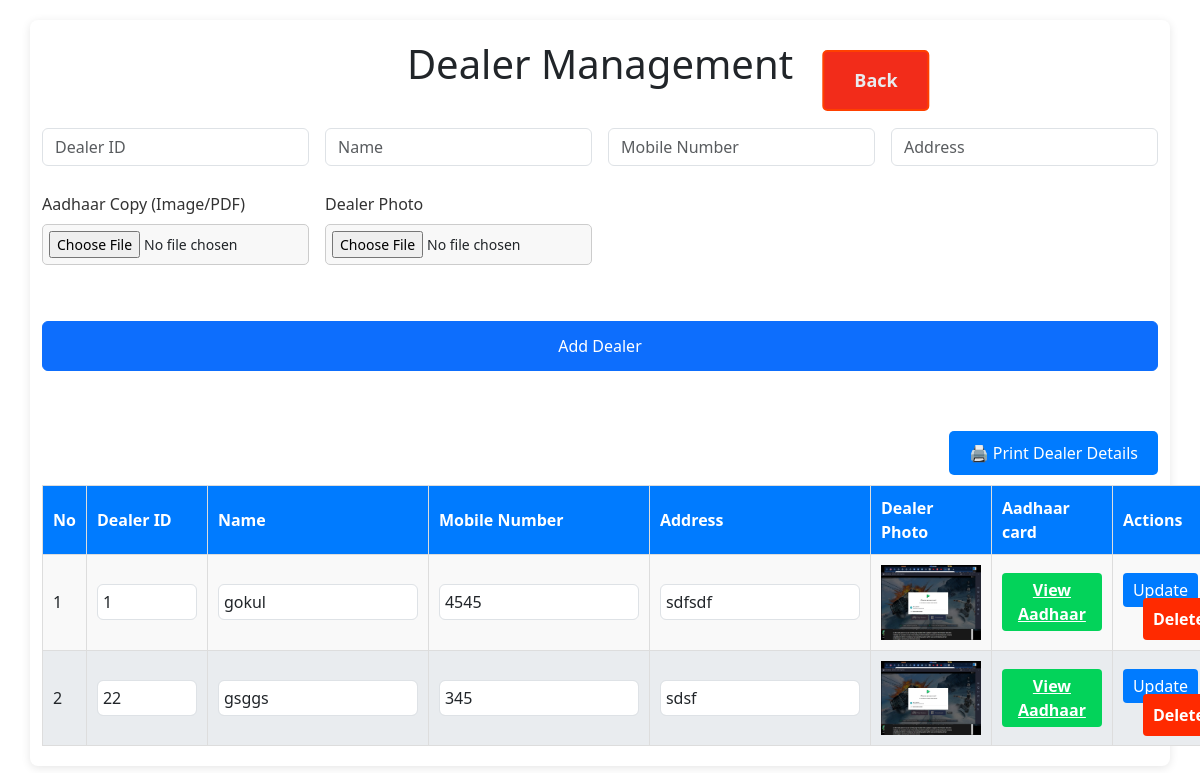
The page /dealer_details on the database its author committed.
### app.py (models this page shows)
class Dealer_details(db.Model):
    id = db.Column(db.Integer, primary_key=True)
    dealer_id = db.Column(db.String(100), nullable=False, unique=True)
    name = db.Column(db.String(100), nullable=False)
    mobile = db.Column(db.String(15), nullable=False)
    address = db.Column(db.String(400), nullable=True)
    aadhaar_file = db.Column(db.String(400))  # Path to Aadhaar copy
    photo_file = db.Column(db.String(400))

### app.py (the view)
@app.route('/dealer_details')
def dealer_details():
    dealers = Dealer_details.query.order_by(Dealer_details.name.asc()).all()
    return render_template('dealer_details.html', dealers=dealers)

### templates/dealer_details.html (shortened to what this page needs)
<!DOCTYPE html>
<html lang="en">
<head>
    <link rel="stylesheet" href="/static/styles.css">
    <link rel="stylesheet" href="https://cdn.jsdelivr.net/npm/bootstrap@5.3.0/dist/css/bootstrap.min.css">
</head>
<body>
    <div class="container history_container dealer_details_data">
        <h1>Dealer Management</h1>
        <a href="/" class="back">Back</a>
        <form action="/add_dealer_details"  enctype="multipart/form-data" method="POST" class="row g-3 mt-4" class="dealer_details_form hide-on-print">
            <div class="col-md-3">
                <input type="text" name="dealer_id" placeholder="Dealer ID" class="form-control" required>
            </div>
            <div class="col-md-3">
                <input type="text" name="name" placeholder="Name" class="form-control" required>
            </div>
            <div class="col-md-3">
                <input type="text" name="mobile" placeholder="Mobile Number" class="form-control" required>
            </div>
            <div class="col-md-3">
                <input type="text" name="address" placeholder="Address" class="form-control" required>
            </div>
            <div class="col-md-3 choose-btn">
                <label class="hide-on-print">Aadhaar Copy (Image/PDF)</label>
                <input class="hide-on-print" type="file" name="aadhaar_file" accept="image/*,.pdf" required>
            </div>
            <div class="col-md-3 choose-btn">
                <label class="hide-on-print">Dealer Photo</label>
                <input class="hide-on-print"type="file" name="photo_file" accept="image/*" required>
            </div>
            <div class="col-md-12">
                <button type="submit" class="btn btn-primary w-100 add-dealer-btn">Add Dealer</button>
            </div>
        </form>
        <div style="text-align: right; margin-bottom: 10px;" class="hide-on-print">
            <button class="print_btn" onclick="window.print()" style="margin-top: 10px;">
                🖨️ Print Dealer Details
            </button>
        </div>
        <table class="history_data">
            <thead>
                <tr>
                    <th>No</th>
                    <th>Dealer ID</th>
                    <th>Name</th>
                    <th>Mobile Number</th>
                    <th>Address</th>
                    <th class="hide-on-print">Dealer Photo</th>
                    <th class="hide-on-print">Aadhaar card</th>
                    <th class="hide-on-print">Actions</th>
                </tr>
            </thead>
            <tbody>
            {% for dealer in dealers %}
                <tr>
                    <form action="/edit_dealer_details/{{ dealer.id }}" method="POST">
                        <td>{{ loop.index }}</td>
                        <td><input type="text" name="dealer_id" value="{{ dealer.dealer_id }}" class="form-control dealer-id" required></td>
                        <td><input type="text" name="name" value="{{ dealer.name }}" class="form-control" required></td>
                        <td><input type="text" name="mobile" value="{{ dealer.mobile }}" class="form-control" required></td>
                        <td><input type="text" name="address" value="{{ dealer.address }}" class="form-control" required></td>
                        <td class="hide-on-print">
                            {% if dealer.photo_file %}
                                <img src="{{ url_for('static', filename='uploads/' ~ dealer.photo_file) }}" width="100">
                            {% endif %}
                        </td>
                        <td class="hide-on-print aadhaar-btn">
                            {% if dealer.aadhaar_file %}
                                <a href="{{ url_for('static', filename='uploads/' ~ dealer.aadhaar_file) }}" target="_blank">View Aadhaar</a>
                            {% endif %}
                        </td>
                        <td class="hide-on-print">
                            <button type="submit" class="edit">Update</button>
                            <a href="/delete_dealer_details/{{ dealer.id }}" class="delete"  onclick="return confirm('Are you sure you want to delete this dealer?');">Delete</a>
                        </td>
                    </form>
                </tr>
            {% endfor %}
            </tbody>
        </table>
    </div>
</body>
</html>

### static/styles.css (style rules this page uses)
body { font-family: Arial, sans-serif; background-color: #f4f4f9; margin: 0; padding: 0; }
.container { max-width: 800px; margin: 20px auto; background: #fff; padding: 20px; border-radius: 8px; box-shadow: 0 2px 10px rgba(0, 0, 0, 0.1); }
.history_container { max-width: 1000px; }
h1, h2 { color: #333; text-align: center; }
.btn { background-color: #03d35a; color: #fff; border: none; padding: 10px; border-radius: 4px; cursor: pointer; font-size: medium; height: 50px; }
table { width: 100%; border-collapse: collapse; margin-top: 10px; }
table th, table td { padding: 10px; border: 1px solid #ddd; text-align: left; }
table th { background-color: #007bff; color: white; }
table tbody tr:nth-child(odd) { background-color: #f9f9f9; }
table tbody tr:nth-child(even) { background-color: #e9ecef; }
a { display: inline-block; padding: 15px 30px; font-size: 18px; font-weight: bold; text-align: center; text-decoration: none; background-color: #007bff; color: white; border-radius: 5px; border: 2px solid #007bff; transition: all 0.3s ease; position: absolute; left: 50%; transform: translateX(-50%); transition: transform 0.2s, background-color 0.2s; }
.back { background-color: #f22c1a; border: 2px solid #ff4000; top: 50px; left: 73%; }
.history_data input { width: 50px; padding: 5px; font-size: 16px; }
.history_data button { background-color: #03d35a; color: white; padding: 5px 10px; border: none; cursor: pointer; border-radius: 4px; }
.history_data .edit { background-color: #007bff; }
.dealer_details_data .delete { padding: 5px 10px; border: none; cursor: pointer; border-radius: 4px; position:relative; display: inline; background-color: #ff2a00; color: white; text-decoration: none; text-align: center; width: 20px; height: 4px; left: 0px; padding: 10px 10px; font-size: 16px; margin-left: 20px; }
.dealer_details_data .back { color: #e9ecef; text-decoration: none; }
.dealer_details_data table input { width: 200px; }
.dealer_details_data .choose-btn label { margin-top: 10px; display: block; color: #333; }
.dealer_details_data .choose-btn input { display: block; margin: 8px 0 20px 0; padding: 6px; border: 1px solid #ccc; border-radius: 5px; background-color: #f8f8f8; width: 100%; max-width: 400px; font-size: 14px; }
.dealer_details_data .aadhaar-btn a { position: relative; width: 100px; background-color: #03d35a; color: white; padding: 5px 10px; border: none; cursor: pointer; border-radius: 4px; font-size: medium; }
.dealer_details_data .dealer-id { width: 100px; }
.add-dealer-btn { margin-top: 20px; margin-bottom: 50px; }
.print_btn { all: unset; background-color: #007bff; color: white; cursor: pointer; padding: 10px 20px; text-decoration: none; border-radius: 5px; transition: background-color 0.2s, transform 0.2s; }

### rows shown on the page
Dealer_details: dealer_id "1", name "gokul", mobile "4545", address "sdfsdf", photo_file (picture)
Dealer_details: dealer_id "22", name "gsggs", mobile "345", address "sdsf", photo_file (picture)
